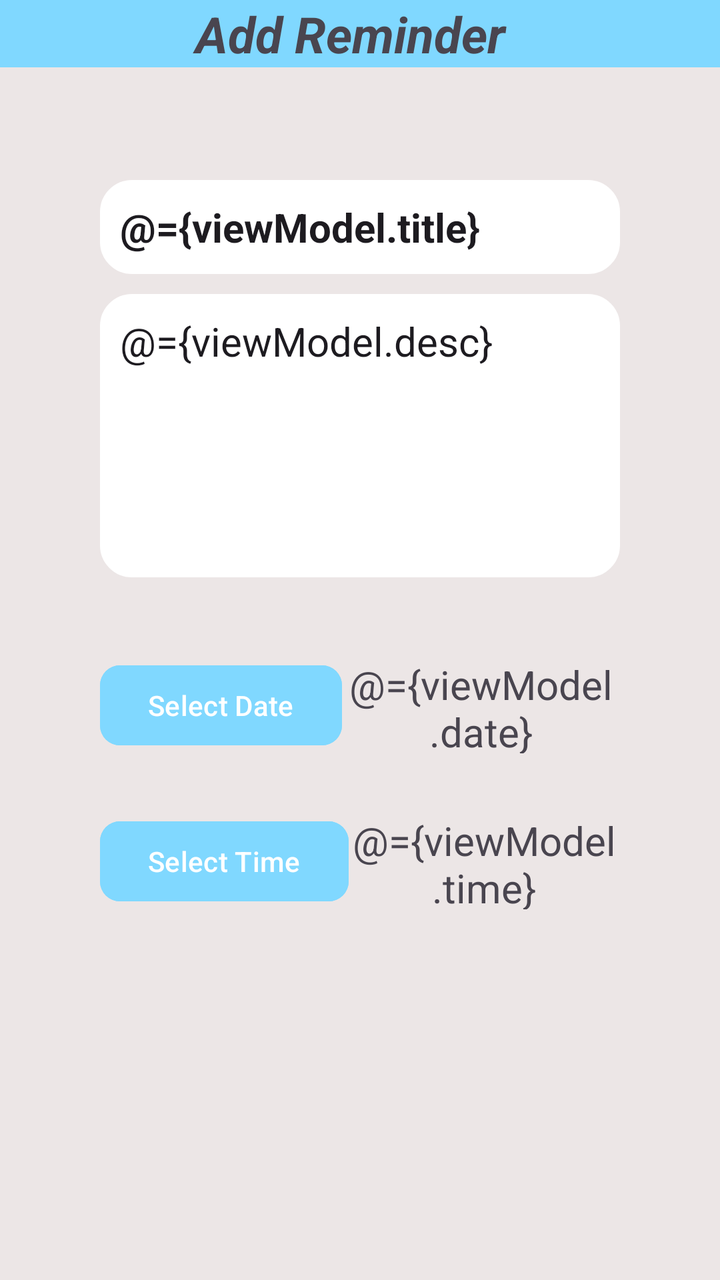
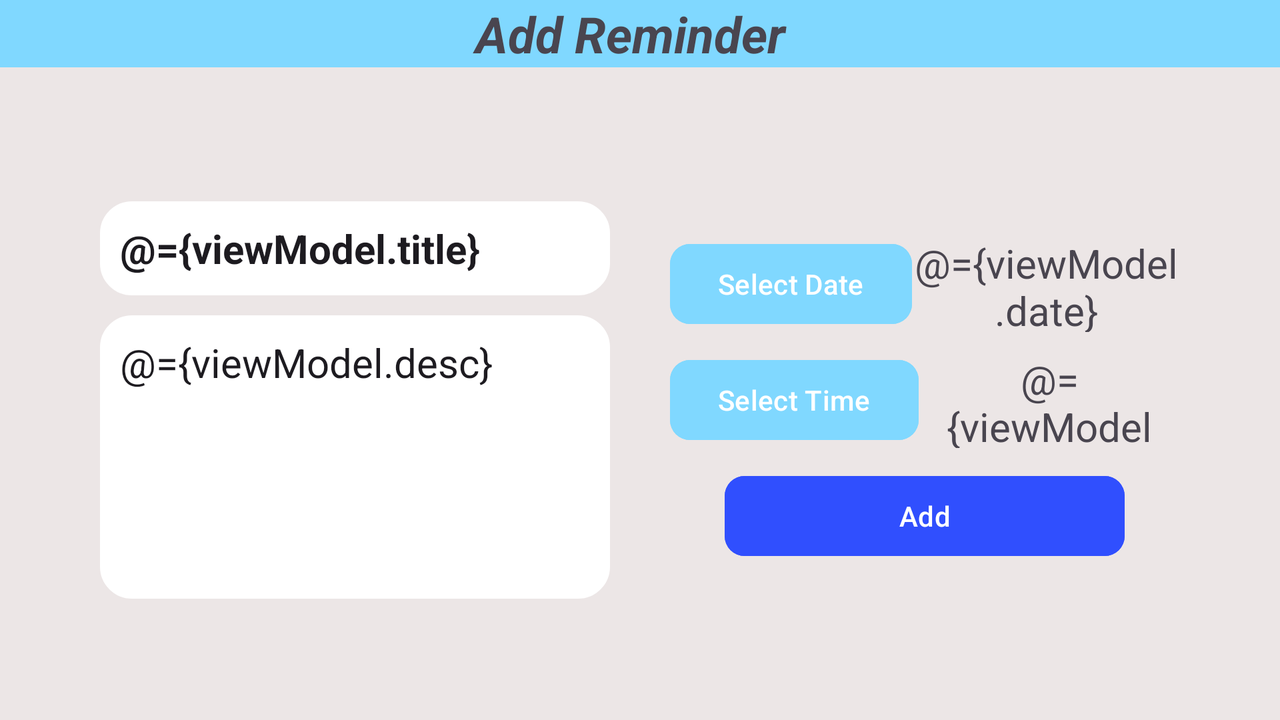

One screen, two layout resources from the same app: the default and the author's alternative for another configuration. Each is rendered where Android would select it; the XML of both is given below.
<!-- AndroidManifest.xml: application theme Theme.ReminderApp -->
<!-- res/layout/fragment_add_update_remind.xml -->
<?xml version="1.0" encoding="utf-8"?>
<layout xmlns:android="http://schemas.android.com/apk/res/android"
    xmlns:app="http://schemas.android.com/apk/res-auto"
    xmlns:tools="http://schemas.android.com/tools">

    <data>

        <variable
            name="viewModel"
            type="com.finalproject.reminderapp.ui.viewModels.BaseRemindViewModel" />
    </data>

    <androidx.coordinatorlayout.widget.CoordinatorLayout
        android:layout_width="match_parent"
        android:layout_height="match_parent"
        android:background="@color/lightGrey"
        tools:context=".ui.fragments.AddTaskFragment">

        <LinearLayout
            android:layout_width="match_parent"
            android:layout_height="wrap_content"
            android:background="@color/pastelBlue"
            android:orientation="horizontal">

            <ImageView
                android:id="@+id/ivBack"
                android:layout_width="wrap_content"
                android:layout_height="match_parent"
                android:layout_margin="10dp"
                android:background="?android:attr/selectableItemBackground"
                android:clickable="true"
                android:focusable="true"
                android:src="@drawable/ic_arrow_back" />

            <LinearLayout
                android:id="@+id/ll_title"
                android:layout_width="match_parent"
                android:layout_height="match_parent"
                android:layout_gravity="top"
                android:gravity="center_vertical"
                android:orientation="horizontal"
                android:paddingStart="0dp"
                android:paddingEnd="30dp">

                <TextView
                    android:id="@+id/tv_title_name"
                    android:layout_width="match_parent"
                    android:layout_height="wrap_content"
                    android:gravity="center"
                    android:text="@string/add_reminder"
                    android:textSize="25sp"
                    android:textStyle="bold|italic" />

                <View
                    android:layout_width="match_parent"
                    android:layout_height="1dp"
                    android:background="@color/darkGrey" />

            </LinearLayout>

        </LinearLayout>

        <LinearLayout
            android:id="@+id/ll_details_background"
            android:layout_marginTop="40dp"
            android:layout_width="match_parent"
            android:layout_height="match_parent"
            android:layout_gravity="bottom"
            android:gravity="center_horizontal"
            android:orientation="vertical"
            android:padding="50dp">


            <EditText
                android:id="@+id/tv_title"
                android:layout_width="match_parent"
                android:layout_height="wrap_content"
                android:background="@drawable/edit_text"
                android:hint="@string/title"
                android:padding="10dp"
                android:text="@={viewModel.title}"
                android:textSize="20sp"
                android:textStyle="bold" />

            <EditText
                android:id="@+id/tv_description"
                android:layout_width="match_parent"
                android:layout_height="wrap_content"
                android:layout_marginTop="10dp"
                android:background="@drawable/edit_text"
                android:gravity="top"
                android:hint="@string/description"
                android:lines="5"
                android:maxLines="4"
                android:padding="10dp"
                android:text="@={viewModel.desc}"
                android:textSize="20sp" />

            <LinearLayout
                android:layout_width="match_parent"
                android:layout_height="wrap_content"
                android:layout_marginTop="40dp">

                <com.google.android.material.button.MaterialButton
                    android:id="@+id/btnDate"
                    android:layout_width="wrap_content"
                    android:layout_height="wrap_content"
                    android:backgroundTint="@color/pastelBlue"
                    android:text="@string/select_date"
                    app:cornerRadius="10dp" />

                <TextView
                    android:id="@+id/tv_date"
                    android:layout_width="match_parent"
                    android:layout_height="match_parent"
                    android:gravity="center"
                    android:hint="@string/date"
                    android:text="@={viewModel.date}"
                    android:textSize="20sp" />
            </LinearLayout>

            <LinearLayout
                android:layout_width="match_parent"
                android:layout_height="wrap_content"
                android:layout_marginTop="30dp">

                <com.google.android.material.button.MaterialButton
                    android:id="@+id/btnTime"
                    android:layout_width="wrap_content"
                    android:layout_height="wrap_content"
                    android:backgroundTint="@color/pastelBlue"
                    android:text="@string/select_time"
                    app:cornerRadius="10dp" />

                <TextView
                    android:id="@+id/tv_time"
                    android:layout_width="match_parent"
                    android:layout_height="match_parent"
                    android:gravity="center"
                    android:hint="@string/time"
                    android:text="@={viewModel.time}"
                    android:textSize="20sp" />
            </LinearLayout>

            <com.google.android.material.button.MaterialButton
                android:id="@+id/btnSubmit"
                android:layout_width="200dp"
                android:layout_height="wrap_content"
                android:layout_marginTop="170dp"
                android:backgroundTint="@color/blue"
                android:text="@string/add"
                app:cornerRadius="10dp" />

        </LinearLayout>


    </androidx.coordinatorlayout.widget.CoordinatorLayout>
</layout>
<!-- resources referenced by this layout -->
<resources>
  <color name="blue">#304FFE</color>
  <color name="darkGrey">#585858</color>
  <color name="lightGrey">#ECE6E6</color>
  <color name="pastelBlue">#80D8FF</color>
  <!-- drawable edit_text (drawable) -->
  <?xml version="1.0" encoding="utf-8"?>
  <selector xmlns:android="http://schemas.android.com/apk/res/android">
      <item android:state_enabled="true" android:state_focused="true">
          <shape android:shape="rectangle">
              <solid android:color="@color/white"/>
              <stroke android:width="2dp" android:color="@color/pastelPink"/>
              <corners android:radius="15dp"/>
          </shape>
      </item>
  
      <item android:state_enabled="true">
          <shape android:shape="rectangle">
              <solid android:color="@color/white"/>
              <stroke android:width="2dp" android:color="@color/white"/>
              <corners android:radius="15dp"/>
          </shape>
      </item>
  </selector>
  <string name="add">Add</string>
  <string name="add_reminder">Add Reminder</string>
  <string name="date">Date</string>
  <string name="description">Description</string>
  <string name="select_date">Select Date</string>
  <string name="select_time">Select Time</string>
  <string name="time">Time</string>
  <string name="title">Title</string>
  <style name="Theme.ReminderApp" parent="Base.Theme.ReminderApp" />
  <color name="white">#FFFFFFFF</color>
  <color name="pastelPink">#FF80AB</color>
  <style name="Base.Theme.ReminderApp" parent="Theme.Material3.DayNight.NoActionBar">
           Customize your light theme here.
           <item name="colorPrimary">@color/blue</item>
      </style>
</resources>
<!-- res/layout-land/fragment_add_update_remind.xml (the author's variant of the layout above) -->
<!-- drawn on the phone turned sideways -->
<?xml version="1.0" encoding="utf-8"?>
<layout xmlns:android="http://schemas.android.com/apk/res/android"
    xmlns:app="http://schemas.android.com/apk/res-auto"
    xmlns:tools="http://schemas.android.com/tools">

    <data>

        <variable
            name="viewModel"
            type="com.finalproject.reminderapp.ui.viewModels.BaseRemindViewModel" />
    </data>

    <androidx.coordinatorlayout.widget.CoordinatorLayout
        android:layout_width="match_parent"
        android:layout_height="match_parent"
        android:background="@color/lightGrey"
        tools:context=".ui.fragments.AddTaskFragment">

        <LinearLayout
            android:layout_width="match_parent"
            android:layout_height="wrap_content"
            android:background="@color/pastelBlue"
            android:orientation="horizontal">

            <ImageView
                android:id="@+id/ivBack"
                android:layout_width="wrap_content"
                android:layout_height="match_parent"
                android:layout_margin="10dp"
                android:background="?android:attr/selectableItemBackground"
                android:clickable="true"
                android:focusable="true"
                android:src="@drawable/ic_arrow_back" />

            <LinearLayout
                android:id="@+id/ll_title"
                android:layout_width="match_parent"
                android:layout_height="match_parent"
                android:layout_gravity="top"
                android:gravity="center_vertical"
                android:orientation="horizontal"
                android:paddingStart="0dp"
                android:paddingEnd="30dp">

                <TextView
                    android:id="@+id/tv_title_name"
                    android:layout_width="match_parent"
                    android:layout_height="wrap_content"
                    android:gravity="center"
                    android:text="@string/add_reminder"
                    android:textSize="25sp"
                    android:textStyle="bold|italic" />

                <View
                    android:layout_width="match_parent"
                    android:layout_height="1dp"
                    android:background="@color/darkGrey" />

            </LinearLayout>

        </LinearLayout>

        <LinearLayout
            android:id="@+id/ll_details_background"
            android:layout_width="match_parent"
            android:layout_height="match_parent"
            android:layout_gravity="bottom"
            android:layout_marginTop="40dp"
            android:gravity="center_horizontal"
            android:orientation="horizontal"
            android:padding="50dp">

            <LinearLayout
                android:layout_width="0dp"
                android:layout_height="match_parent"
                android:layout_weight="1"
                android:gravity="center"
                android:orientation="vertical">

                <EditText
                    android:id="@+id/tv_title"
                    android:layout_width="match_parent"
                    android:layout_height="wrap_content"
                    android:background="@drawable/edit_text"
                    android:hint="@string/title"
                    android:padding="10dp"
                    android:text="@={viewModel.title}"
                    android:textSize="20sp"
                    android:textStyle="bold" />

                <EditText
                    android:id="@+id/tv_description"
                    android:layout_width="match_parent"
                    android:layout_height="wrap_content"
                    android:layout_marginTop="10dp"
                    android:background="@drawable/edit_text"
                    android:gravity="top"
                    android:hint="@string/description"
                    android:lines="5"
                    android:maxLines="4"
                    android:padding="10dp"
                    android:text="@={viewModel.desc}"
                    android:textSize="20sp" />
            </LinearLayout>

            <LinearLayout
                android:layout_width="0dp"
                android:layout_height="match_parent"
                android:layout_weight="1"
                android:orientation="vertical"
                android:layout_marginLeft="30dp"
                android:gravity="center">

                <LinearLayout
                    android:layout_width="match_parent"
                    android:layout_height="wrap_content">

                    <com.google.android.material.button.MaterialButton
                        android:id="@+id/btnDate"
                        android:layout_width="wrap_content"
                        android:layout_height="wrap_content"
                        android:backgroundTint="@color/pastelBlue"
                        android:text="@string/select_date"
                        app:cornerRadius="10dp" />

                    <TextView
                        android:id="@+id/tv_date"
                        android:layout_width="match_parent"
                        android:layout_height="match_parent"
                        android:gravity="center"
                        android:hint="@string/date"
                        android:text="@={viewModel.date}"
                        android:textSize="20sp" />
                </LinearLayout>

                <LinearLayout
                    android:layout_width="match_parent"
                    android:layout_height="wrap_content"
                    android:layout_marginTop="10dp">

                    <com.google.android.material.button.MaterialButton
                        android:id="@+id/btnTime"
                        android:layout_width="wrap_content"
                        android:layout_height="wrap_content"
                        android:backgroundTint="@color/pastelBlue"
                        android:text="@string/select_time"
                        app:cornerRadius="10dp" />

                    <TextView
                        android:id="@+id/tv_time"
                        android:layout_width="match_parent"
                        android:layout_height="match_parent"
                        android:gravity="center"
                        android:hint="@string/time"
                        android:text="@={viewModel.time}"
                        android:textSize="20sp" />
                </LinearLayout>

                <com.google.android.material.button.MaterialButton
                    android:id="@+id/btnSubmit"
                    android:layout_width="200dp"
                    android:layout_marginTop="10dp"
                    android:layout_height="wrap_content"
                    android:backgroundTint="@color/blue"
                    android:text="@string/add"
                    android:gravity="center"
                    app:cornerRadius="10dp" />
            </LinearLayout>

        </LinearLayout>


    </androidx.coordinatorlayout.widget.CoordinatorLayout>

</layout>
